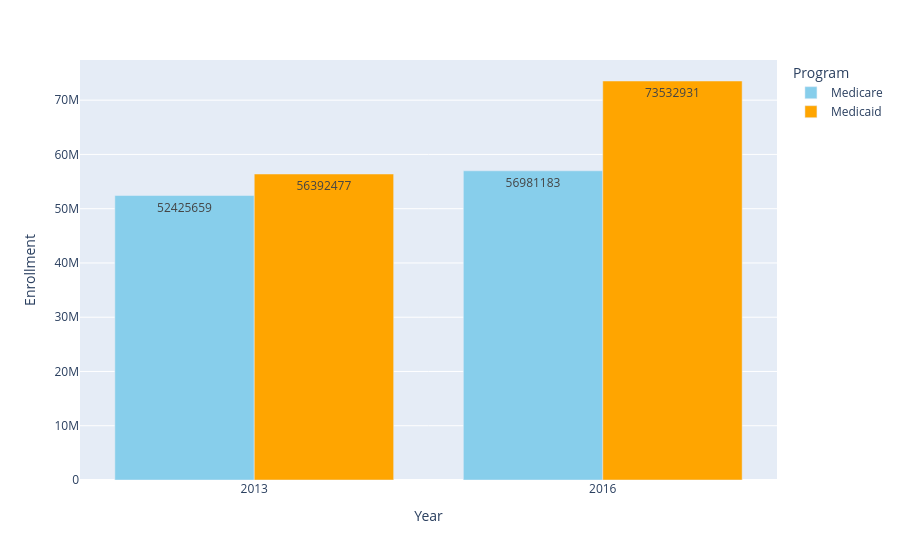

The cell this chart's notebook holds for it:
### Code cell
data = {
    "Year": [2013, 2016, 2013, 2016],
    "Program": ["Medicare", "Medicare", "Medicaid", "Medicaid"],
    "Enrollment": [us.loc[51, "Medicare Enrollment (2013)"], us.loc[51, "Medicare Enrollment (2016)"], us.loc[51, "Medicaid Enrollment (2013)"], us.loc[51, "Medicaid Enrollment (2016)"]]  # Replace 0 with actual Medicaid enrollments if available
}
df = pd.DataFrame(data)

fig = px.bar(df, x = "Year", y = "Enrollment", color = "Program", barmode = "group", text = "Enrollment", color_discrete_map = {"Medicare": "SkyBlue", "Medicaid": "Orange"}
)

fig.show()

### Figure 1 — Plotly figure (JSON) as saved in the notebook; plotly's stock layout.template omitted (floating-point values rounded to 4 significant figures)
{"data": [{"alignmentgroup": "True", "hovertemplate": "Program=Medicare<br>Year=%{x}<br>Enrollment=%{text}<extra></extra>", "legendgroup": "Medicare", "marker": {"color": "SkyBlue", "pattern": {"shape": ""}}, "name": "Medicare", "offsetgroup": "Medicare", "orientation": "v", "showlegend": true, "text": [52425659, 56981183], "textposition": "auto", "type": "bar", "x": [2013, 2016], "xaxis": "x", "y": [52425659, 56981183], "yaxis": "y"}, {"alignmentgroup": "True", "hovertemplate": "Program=Medicaid<br>Year=%{x}<br>Enrollment=%{text}<extra></extra>", "legendgroup": "Medicaid", "marker": {"color": "Orange", "pattern": {"shape": ""}}, "name": "Medicaid", "offsetgroup": "Medicaid", "orientation": "v", "showlegend": true, "text": [56392477, 73532931], "textposition": "auto", "type": "bar", "x": [2013, 2016], "xaxis": "x", "y": [56392477, 73532931], "yaxis": "y"}], "layout": {"barmode": "group", "legend": {"title": {"text": "Program"}, "tracegroupgap": 0}, "margin": {"t": 60}, "xaxis": {"anchor": "y", "domain": [0, 1], "title": {"text": "Year"}}, "yaxis": {"anchor": "x", "domain": [0, 1], "title": {"text": "Enrollment"}}}}
